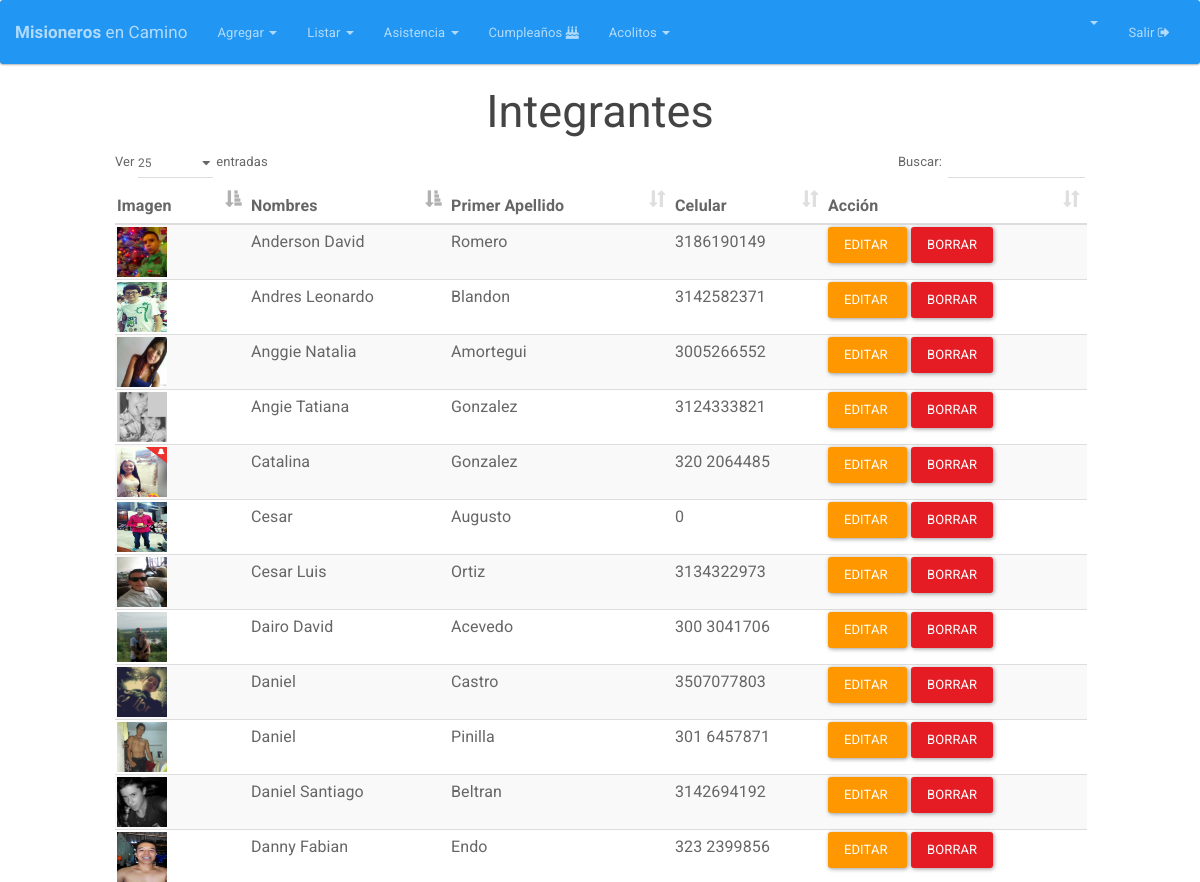
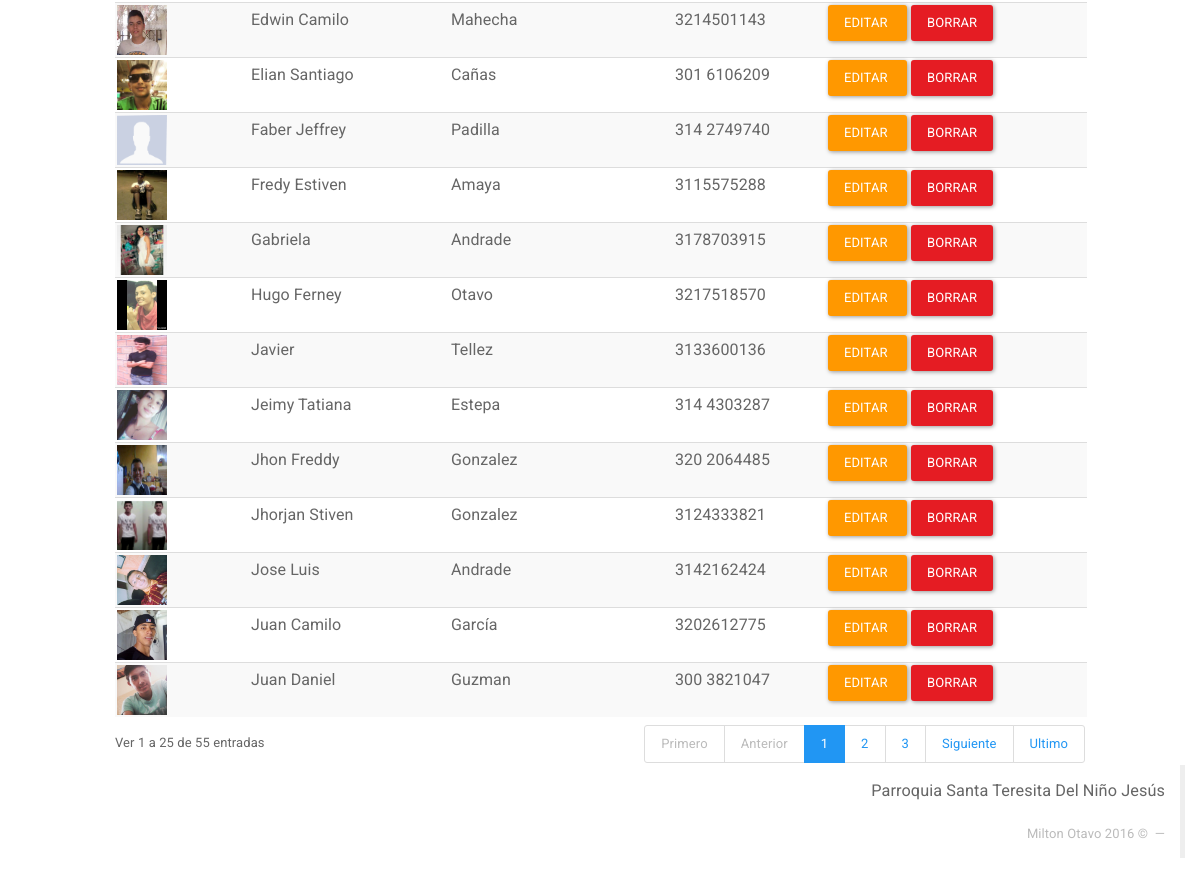
/Integrantes (signed in), run on an earlier commit of the app's database (2 pictures, top to bottom).
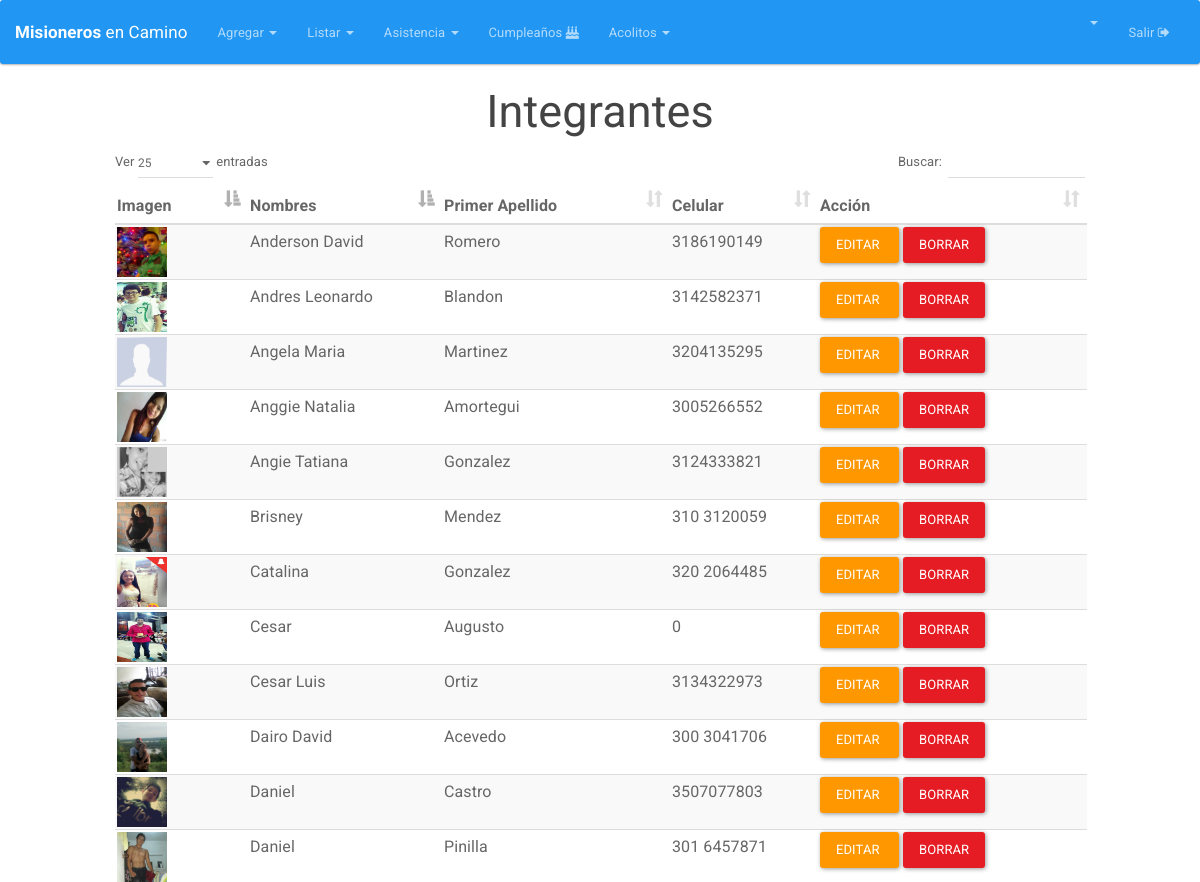
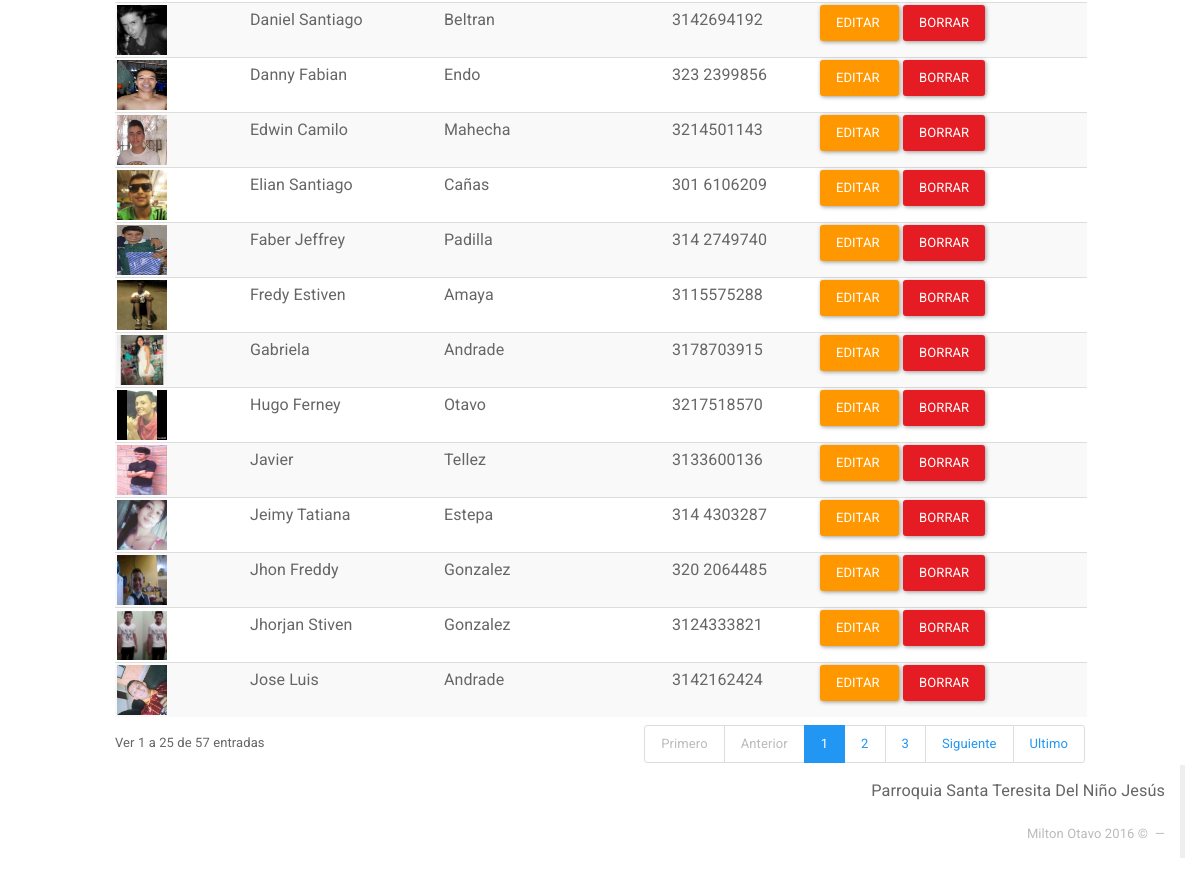
And on a later commit of the database (2 pictures, top to bottom).
### tables this page shows
CREATE TABLE IF NOT EXISTS `integrante` (
  `DOCUMENTO` int(12) NOT NULL AUTO_INCREMENT,
  `NOMBRES` varchar(25) NOT NULL,
  `PRIMER_APELLIDO` varchar(15) NOT NULL,
  `SEGUNDO_APELLIDO` varchar(15) DEFAULT NULL,
  `GENERO` varchar(2) DEFAULT NULL,
  `FECHA_NACIMIENTO` date NOT NULL,
  `DIRECCION` varchar(50) DEFAULT NULL,
  `CELULAR` varchar(200) DEFAULT NULL,
  `CORREO` varchar(50) DEFAULT NULL,
  `ACOLITO` tinyint(1) DEFAULT NULL,
  `COORDINADOR` tinyint(1) DEFAULT NULL,
  `IMAGEN` longtext,
  `FECHA_INGRESO` date DEFAULT NULL,
  `FECHA_REGISTRO` timestamp NOT NULL DEFAULT CURRENT_TIMESTAMP ON UPDATE CURRENT_TIMESTAMP,
  `ESTADO` varchar(20) NOT NULL DEFAULT 'ASISTENTE',
  PRIMARY KEY (`DOCUMENTO`)
);

### index.php (called while the page is built, shortened)
<?php
if (isset($_SESSION['app_id'])) {
	require_once "Core/Models/Conexion.php";
}
Core\Config\Enrutador::run(new Core\Config\Request());
?>

### Core/Models/Conexion.php (called while the page is built, shortened)
<?php namespace Core\Models;
class Conexion{
	private $datos= array (
		"host"=>DB_HOST,
		"user"=>DB_USER,
		"pass"=>DB_PASS,
		"db"=>DB_NAME
		);
	private $db;
	public function __construct()
	{
		$this->db = new \mysqli(
			$this->datos['host'],
			$this->datos['user'],
			$this->datos['pass'],
			$this->datos['db']
			);
		$this->db-> set_charset("utf8");
	}
	public function consultaRetorno($sql){
		$datos = $this->db->query($sql);
		return $datos;
	}
}
?>

### Core/Config/Request.php (called while the page is built, shortened)
<?php namespace Core\Config;
class Request{
	private $metodo;
	private $argumento;
	public function __construct(){
		if(isset($_GET['url'])){
			$ruta = filter_input(INPUT_GET, 'url', FILTER_SANITIZE_URL);
			$ruta = explode("/", $ruta);
			$ruta = array_filter($ruta);
			if($ruta[0] == "index.php"){
				$this->controlador = "Login";
			}else{
				$this->controlador = strtolower(array_shift($ruta));
			}
			$this->metodo = strtolower(array_shift($ruta));
			if(!$this->metodo){
				$this->metodo = "index";
			}
			$this->argumento = $ruta;
		}else{
			$this->controlador = "Login";
			$this->metodo = "index";
		}
	}
	public function getMetodo(){
		return $this->metodo;
	}
	public function getArgumento(){
		return $this->argumento;
	}
}
?>

### Core/Controllers/IntegrantesController.php (called while the page is built, shortened)
<?php namespace Core\Controllers;
class IntegrantesController{
	private $integrante;
	public function __construct(){
		$this->integrante = new Integrante();
	}
	public function index(){
		if (!empty($_SESSION['app_id'])) {
			$datos=$this->integrante->listar();
			return $datos;
		}  else {
			header("Location:" . URL . "Integrantes");
		}
	}
}
?>

### Core/Models/Integrante.php (called while the page is built, shortened)
<?php namespace Core\Models;
class Integrante {
	private $db;
	public function __construct(){
		$this->db = new Conexion();
	}
	public function listar(){
		$sql="SELECT * FROM integrante /*WHERE ESTADO!='NO-MEC'*/ ORDER BY NOMBRES ASC, PRIMER_APELLIDO ASC ";
		$datos=$this->db->consultaRetorno($sql);
		return $datos;
	}
}
?>

### HTML/Integrantes/index.php (the view, shortened to what the changed rows need)
<html>
<head>
  <?php include(HTML_DIR.'/overall/header.php') ?>
  <link rel="stylesheet" type="text/css" href="Views/DataTables/media/css/dataTables.bootstrap.css">
</head>
<body>
  <?php include(HTML_DIR.'/overall/nav.php') ?>
  <div id="container-fluid">
    <h2 align="center">Integrantes</h2>
    <div class="col-md-1"></div>
    <div class="col-md-10">
      <table class="table table-striped table-hover dataTable" id="integrantesTabla" >
        <thead>
          <tr>
            <th>Imagen</th>
            <th>Nombres</th>
            <th class="hidden-xs">Primer Apellido</th>
            <th class="hidden-xs">Celular</th>
            <th>Acción</th>
          </tr>
        </thead>
        <tbody>
          <?php while($row = mysqli_fetch_array($datos)){ ?>
            <tr>
              <td> <a href="<?php echo URL; ?>Integrantes/ver/<?php echo $row['DOCUMENTO']; ?>"><img class="avatar" src="<?php  echo URL; ?>HTML/Integrantes/avatars/<?php echo  !empty($row['IMAGEN']) ? $row['IMAGEN'] : 'no-image.png'    ; ?>"> </a></td>
              <td  class="hidden-xs"><?php  echo $row['NOMBRES']; ?></td>
              <td  class="hidden-xs"><?php  echo $row['PRIMER_APELLIDO']; ?></td>
              <td class="hidden-xs"><?php  echo $row['CELULAR']; ?></td>
              <td><a  class="btn btn-warning" href="<?php echo URL; ?>Integrantes/editar/<?php echo $row['DOCUMENTO']; ?>">Editar&nbsp;</a>
                <a  class="btn btn-danger" onclick="DeleteItem('¿Está seguro de eliminar este Integrante?','<?php echo URL; ?>Integrantes/eliminar/<?php echo $row['DOCUMENTO']; ?>')" >Borrar</a>
              </td>
            </tr>
            <?php
          }
          ?>
        </tbody>
      </table>
    </div>
    <div class="col-md-1"></div>
  </div>
  <?php include(HTML_DIR.'/overall/footer.php') ?>
</body>
</html>

### HTML/overall/nav.php (shortened to what the changed rows need)
<nav class="navbar navbar-inverse">
  <div class="container-fluid">
    <div class="navbar-header">
      <a class="navbar-brand" style="font-size: 17px" href="<?php echo URL; ?>Integrantes"><b>Misioneros</b> en Camino</a>
    </div>
    <div class="collapse navbar-collapse" id="bs-example-navbar-collapse-2">
      <ul class="nav navbar-nav">
        <li class="dropdown">
          <a href="#" class="dropdown-toggle" data-toggle="dropdown" role="button" aria-expanded="false"> Agregar <span class="caret"></span></a>
        </li>
      </ul>
      <ul class="nav navbar-nav">
        <li class="dropdown">
          <a href="#" class="dropdown-toggle" data-toggle="dropdown" role="button" aria-expanded="false"> Listar <span class="caret"></span></a>
        </li>
      </ul>
      <ul class="nav navbar-nav">
        <li class="dropdown">
          <a href="#" class="dropdown-toggle" data-toggle="dropdown" role="button" aria-expanded="false"> Asistencia <span class="caret"></span></a>
        </li>
      </ul>
      <ul class="nav navbar-nav">
       <li><a href="<?php echo URL; ?>birthday"> Cumpleaños  <i class="fa fa-birthday-cake" aria-hidden="true"></i></a></li>
     </ul>
     <ul class="nav navbar-nav">
      <li class="dropdown">
      <a href="#" class="dropdown-toggle" data-toggle="dropdown" role="button" aria-expanded="false"> Acolitos <span class="caret"></span></a>
      </li>
    </ul>
    <ul class="nav navbar-nav navbar-right">
      <li class="dropdown">
        <a href="#" class="dropdown-toggle" data-toggle="dropdown" role="button" aria-expanded="false"> <b><?php echo ucwords(strtolower($_SESSION['nombre'])); ?> </b>  <span class="caret"></span></a>
      </li>
      <li><a href="<?php echo URL; ?>Logout">  Salir  <i class="fa fa-sign-out" aria-hidden="true"></i></a></li>
    </ul>
  </div>
</div>
</nav>

What changed in the data, as far as the page shows it:
no longer on this page (row unchanged): integrante: IMAGEN (picture), NOMBRES "Juan Camilo", PRIMER_APELLIDO "García", CELULAR "3202612775"
no longer on this page (row unchanged): integrante: IMAGEN (picture), NOMBRES "Juan Daniel", PRIMER_APELLIDO "Guzman", CELULAR "300 3821047"
added integrante: NOMBRES "Angela Maria", PRIMER_APELLIDO "Martinez", CELULAR "3204135295"
added integrante: IMAGEN (picture), NOMBRES "Brisney", PRIMER_APELLIDO "Mendez", CELULAR "310 3120059"
changed integrante "Faber Jeffrey": IMAGEN: picture added in place of a placeholder
Also different on the page:
text written by a page script: "Ver entradas Buscar: Ver 1 a 25 de 55 entradas Primero Anterior 1 2 3 Siguiente Ultimo" → "Ver entradas Buscar: Ver 1 a 25 de 57 entradas Primero Anterior 1 2 3 Siguiente Ultimo"
